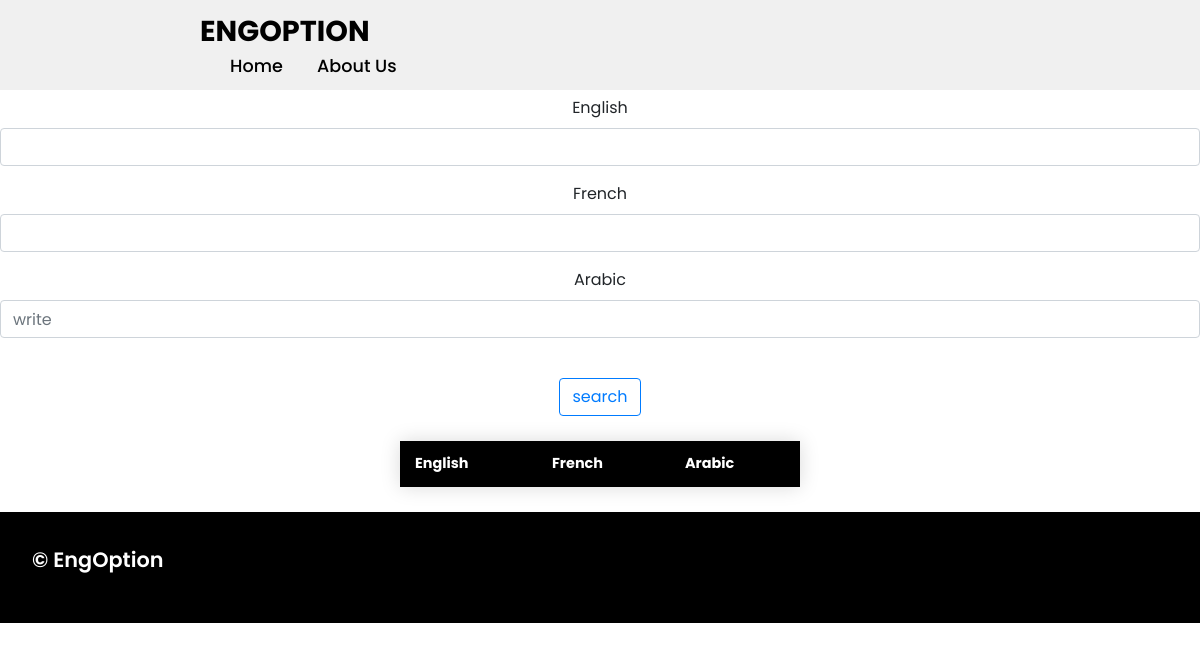
The page /pc/measurement/ on the database as committed earlier.
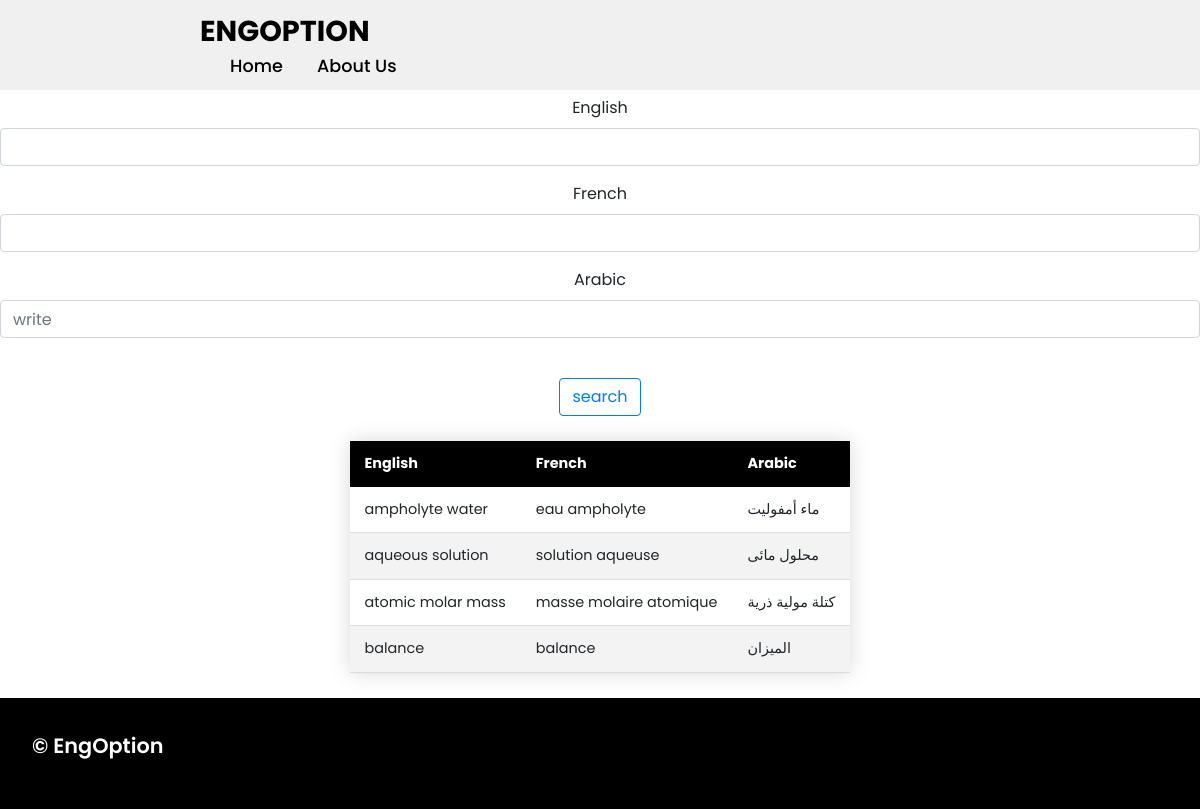
The same page on the database as committed later.
### app/models.py (models this page shows, shortened)
class PCWord(models.Model):
    fields = [
        ('General','General'),
        ('Electricity','Electricity'),
        ('Optics','Optics'),
        ('Waves','Waves'),
        ('Nuclear transformation','Nuclear transformation'),
        ('Matter','Matter'),
        ('Measurements in chemistry','Measurements in chemistry'),
        ('Mechanics','Mechanics'),
        ('Chemical reactions','Chemical reactions'),
        ('Organic chemistry','Organic chemistry'),
    ]
    english = models.CharField(max_length=100)
    french = models.CharField(max_length=100)
    arabic = models.CharField(max_length=100)
    field = models.CharField(max_length=100,null=True,blank=True,choices=fields)

### app/views.py (the view)
# urls.py: path('pc/measurement/',pc_measurement,name="measurement-chemistry"),
def pc_measurement(request):
    measurement_words = PCWord.objects.all().filter(field='Measurements in chemistry')
    filter = OrderFilter(request.GET,queryset=measurement_words)
    measurement_words = filter.qs
    context = {
        'measurement_words':measurement_words,
        'filter':filter,
    }
    return render(request,'pc/measurement.html',context)

### app/templates/pc/measurement.html (shortened to what this page needs)
{% extends 'base.html' %}
{% load static %}
{% block body %}
<br>
<br>
<br>
<br>
<center>
    {% include 'search.html' %}
<table class="styled-table">
    <thead>
        <tr>
            <th>English</th>
            <th>French</th>
            <th>Arabic</th>
        </tr>
    </thead>
    <tbody>
        {% for word in measurement_words %}
        <tr>
            <td>{{word.english}}</td>
            <td>{{word.french}}</td>
            <td>{{word.arabic}}</td>
        </tr>
        {% endfor %}
    </tbody>
</table>
</center>
{% endblock %}

Rows that differ between the two databases and show on the page:
added PCWord: english "ampholyte water", french "eau ampholyte", arabic "ماء أمفوليت"
added PCWord: english "aqueous solution", french "solution aqueuse", arabic "محلول مائى"
added PCWord: english "atomic molar mass", french "masse molaire atomique", arabic "كتلة مولية ذرية"
added PCWord: english "balance", french "balance", arabic "الميزان"
